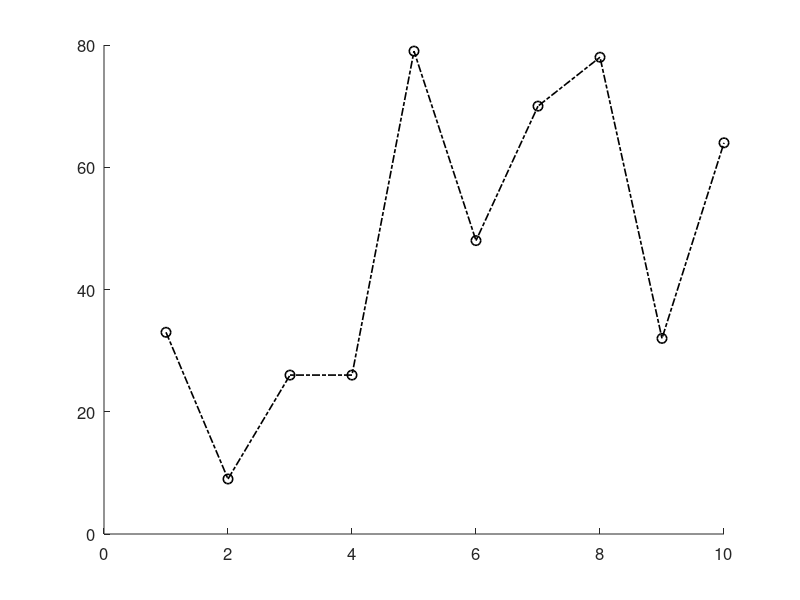
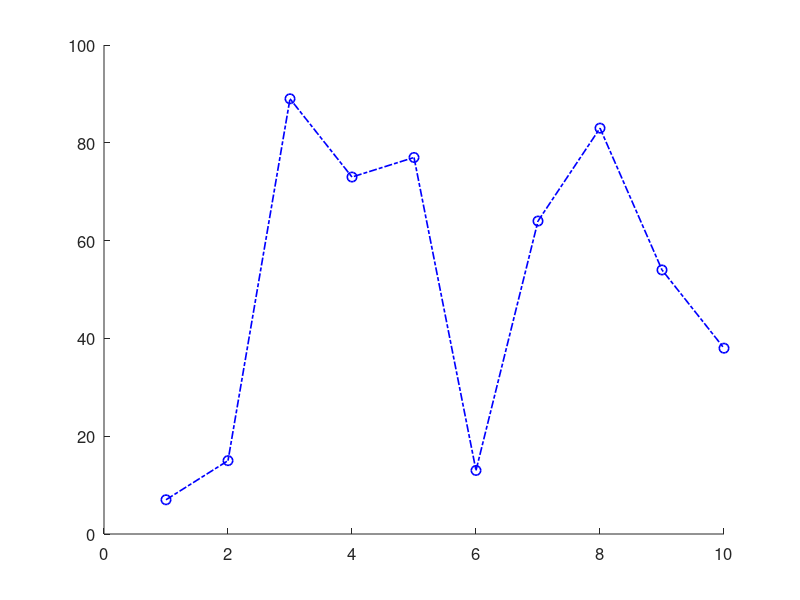
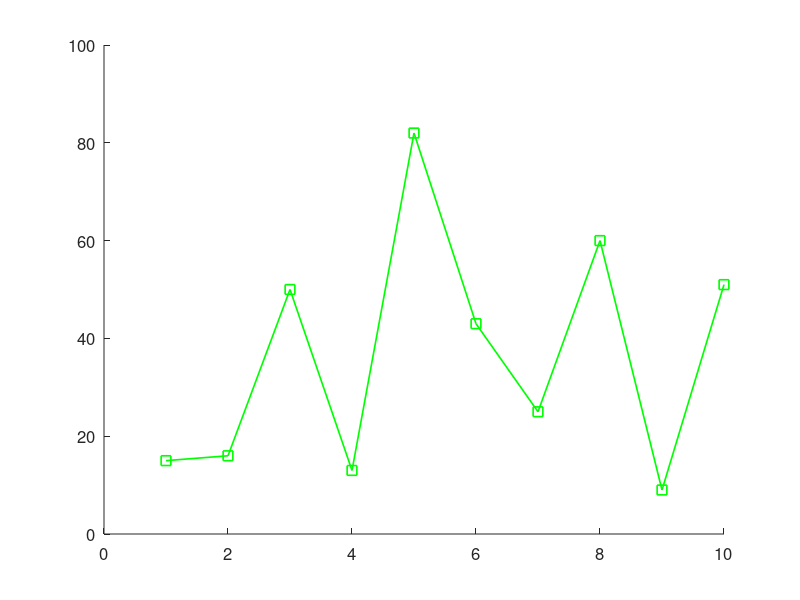
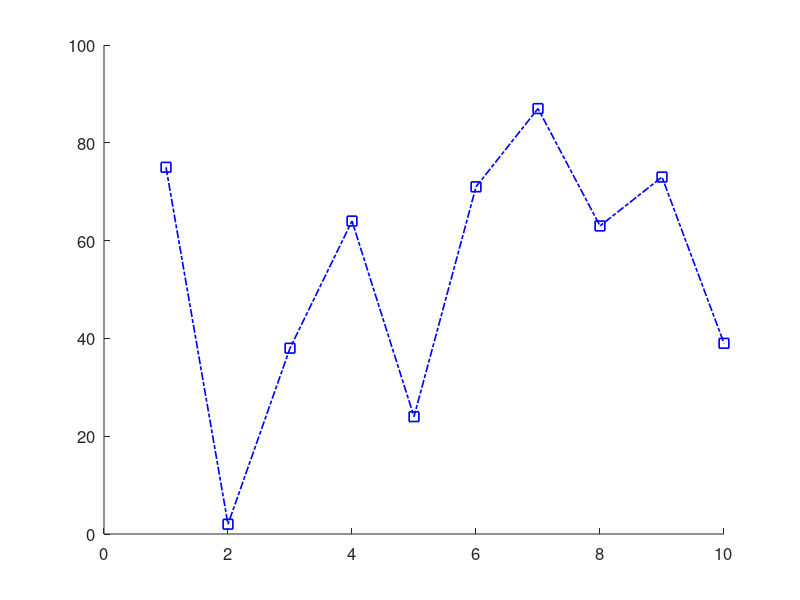

MATLAB code to generate these figures, in order:
% These are images for summary statistics and will just have random data
clear
close all

font_size = 12;
im_size = 400;

%Create arrays of data for plotting and save to DATA
num_plot = 50;
color_symbols = 'rgbk';
linestyle_symbols = {'-','--',':','-.'};
marker_symbols = 'o+*xsd^v';

%Printer type
format_type = '-dpng';
resolution = '-r100';


line_width = 1.2;
linespec = {};
count = 1;
while count < num_plot

    %Pick a color, 
    color = randsample(color_symbols,1);
    marker = randsample(marker_symbols,1);
    linestyle = randsample(linestyle_symbols,1);
    
    % Check to see if this pattern has already been picked
    already_exists = false;
    for ii = 1:size(linespec,1)
        if strcmp([color,marker,linestyle{1}],strjoin(linespec(ii,:),''))
            already_exists = true;
        end
    end
    
    % Skip if exists
    if already_exists
        continue;
        disp('Skipping');
    end
        
    %Add to linespec
    linespec(end+1,1:3) = {color,marker,linestyle{1}};
    
    % Make the plot    
    figure('Color','w'); hold on
    data = randi(100,1,10);
    plot(data,[color,marker,linestyle{1}],'LineWidth',line_width, ...
        'MarkerSize',7);

    %Make pretty
    set(gca,'FontSize',font_size,'box','off')    
    
    %Print  
    print(sprintf('Cropped\\colormatch_%d',count),format_type,resolution);
    close
    count = count+1;

  
end


save ..\Data\colormatch_data linespec


